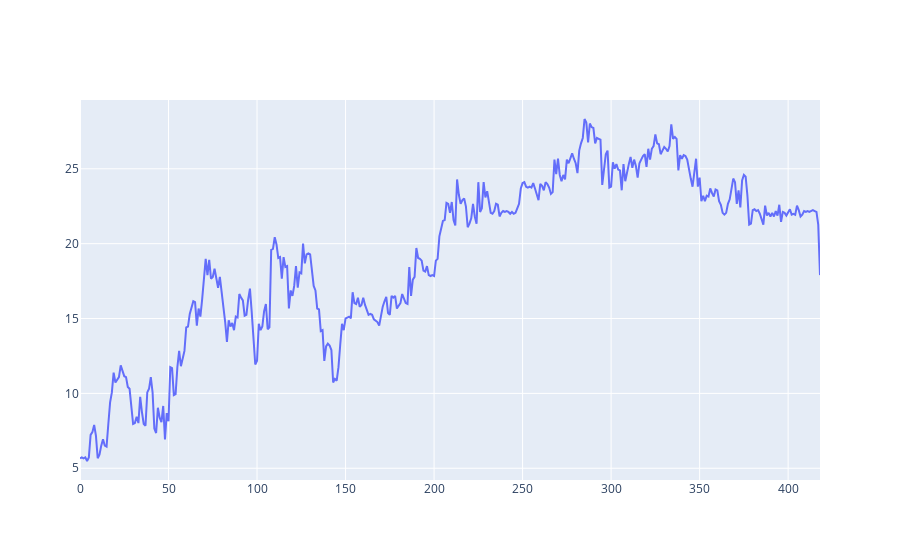

The code cell stored with this chart in its notebook:
### Code cell
import datetime
from utils import *
from plotly import graph_objects as go
from IPython.display import clear_output
from usdt_swap import *

pr = 0
max_rate = 0
stime = datetime.datetime.now()

plot_list = []

#TODO 从服务器获取当前持仓信息
contract = "TRX-USDT"
while True:
    result = get_current_swap_info(contract)
    if result is not None:
        break
print(result)
open_point=result.get('cost_open')
leverage = result.get('lever_rate')
direction = result.get('direction')
volume = result.get("volume")

init_win_rates = 20
force_close = -20
change_rate = 10
symbol = contract.replace("-","").lower()

while True:
    try:
        current_point = get_price(symbol, "1min", 1).iloc[-1]["close"]
    except Exception:
        print("!!!!!!")
        continue
    # 计算当前订单涨跌幅
    if direction in "buy":
        rates = (current_point - open_point) / open_point * 100 * leverage
    elif direction in "sell":
        rates = (open_point - current_point) / open_point * 100 * leverage
    else:
        raise Exception("wha???????")
    if pr != rates:
        clear_output(wait=True)
        if max_rate < rates:
            max_rate = rates
        duration = datetime.datetime.now()-stime
        print(f"It is {duration} later")
        print(f"current symbol price {current_point}")
        print("current rate = {:.4f}%".format(rates))
        print("================================")
        print("The max rate: {:.4f}%".format(max_rate))
        print(f"U {direction} {symbol} with {open_point}\nThe force close line: {force_close}\nThe win rates: {init_win_rates}")
        plot_list.append(rates)
    pr = rates
    if rates < force_close:
        if rates < 0:
            print("I quite QAQ")
            fast_close(contract, volume, reverse_direction(direction))
        else:
            print(f"I quite XD, with {rates}%")
            fast_close(contract, volume, reverse_direction(direction))
        break
    if rates > 2* init_win_rates:
        print(f"I quite XD, with {rates}%")
        # wallet = wallet * (100+rates)/100
    elif rates > init_win_rates*0.9:
        force_close = init_win_rates - change_rate
        init_win_rates += change_rate

# print(f"{wallet} usdt left")
        
fig = go.Figure(
    go.Scatter(y=plot_list)
)

fig.show()

### Figure 1 — Plotly figure (JSON) as saved in the notebook; plotly's stock layout.template omitted (floating-point values rounded to 4 significant figures; data arrays with more than 128 entries replaced by an {"elided": "..."} marker saying what was removed)
{"data": [{"type": "scatter", "y": {"elided": "419 float values"}}], "layout": {}}
